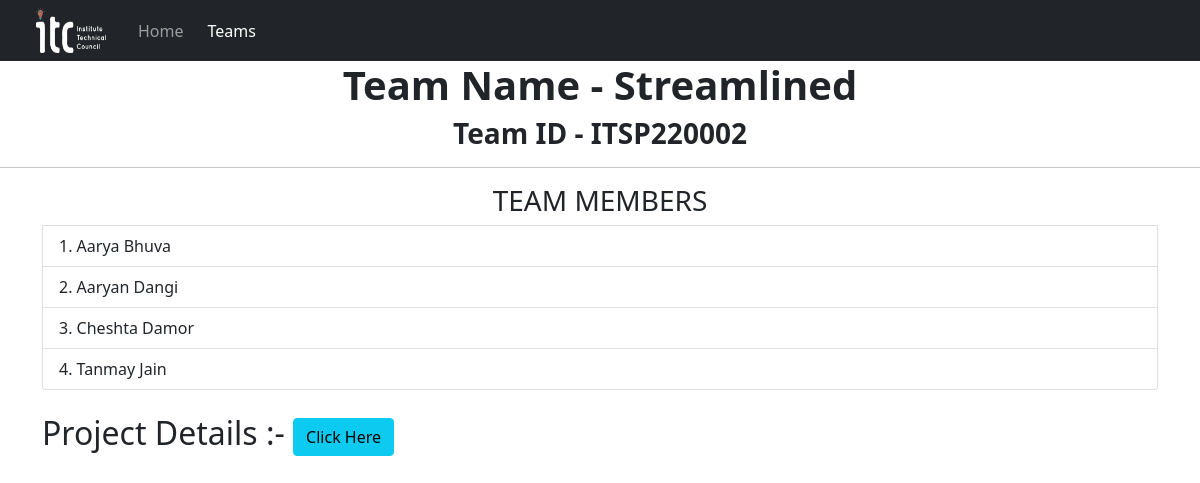
Page /ITSP220002 on the committed database.
### ITSP/models.py (models this page shows)
class Team(models.Model):
    Team_name = models.CharField(max_length=50)
    Team_id = models.CharField(primary_key=True, editable=True, max_length=10)
    member1 = models.CharField(max_length=50,null=True)
    member2 = models.CharField(max_length=50,default="NA")
    member3 = models.CharField(max_length=50,default="NA")
    member4 = models.CharField(max_length=50,default="NA")
    Team_info = models.URLField(max_length=200,null=True)
    def __str__(self):
        return self.Team_name + " ( " + self.Team_id + " )"

### ITSP/views.py (the view)
# urls.py: path('<str:pk>', views.go , name="go"),
def go(request,pk):
    try:
        team_info = Team.objects.get(Team_id = pk)
        print(team_info)
        return render(request,template_name="team.html",context={'team':team_info})
    except:
        pass
        return HttpResponse("Team id Does not exist! Try again!!!")

### templates/team.html (shortened to what this page needs)
{% extends 'base.html' %}
{% block homenav %}
<li class="nav-item">
  <a class="nav-link" aria-current="page" href="/">Home</a>
</li>
<li class="nav-item">
  <a class="nav-link mx-2 active" href="#">Teams</a>
</li>
{% endblock homenav %}
{% block body %}
<div>
  <h1 class="text-center"><b>Team Name - {{team.Team_name}}</b></h1>
  <h3 class="text-center"><b>Team ID - {{team.Team_id}}</b></h3>
  <hr>
  <div class="container">
    <ol class="list-group list-group-numbered">
        <div class="text-center"><b> <h3>TEAM MEMBERS</h3></b></div>
      <li class="list-group-item">{{team.member1}}</li>
      <li class="list-group-item">{{team.member2}}</li>
      <li class="list-group-item">{{team.member3}}</li>
      <li class="list-group-item">{{team.member4}}</li>
    </ol>
    <br>
    <h2>
      Project Details :-   <a class="btn btn-info" href="{{team.Team_info}}" target="_blank" role="button">Click Here</a>
    </h2>
  </div>
{% endblock body %}

### rows in the picture
Team: Team_name "Streamlined", Team_id "ITSP220002", member1 "Aarya Bhuva", member2 "Aaryan Dangi", member3 "Cheshta Damor", member4 "Tanmay Jain"
